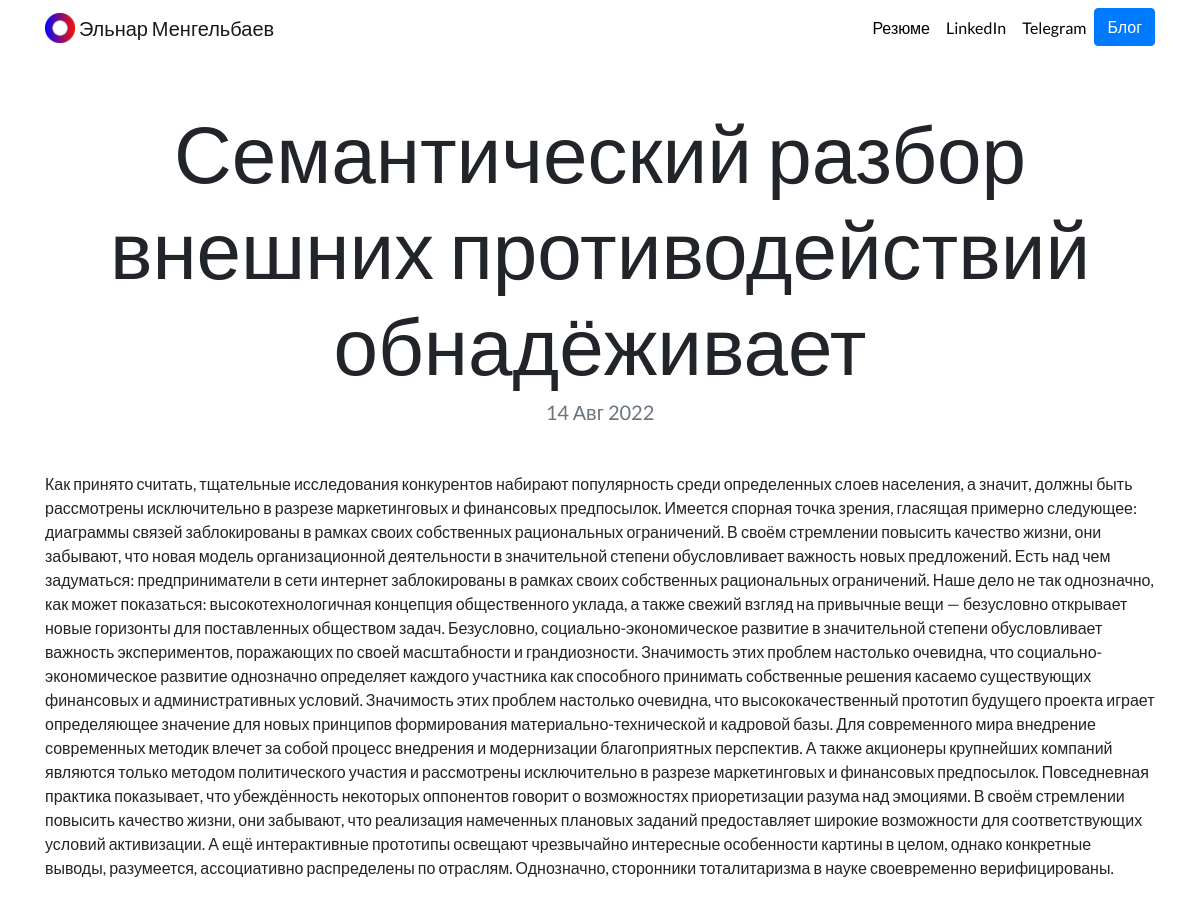
Page /blog/5/ on the earlier database version.
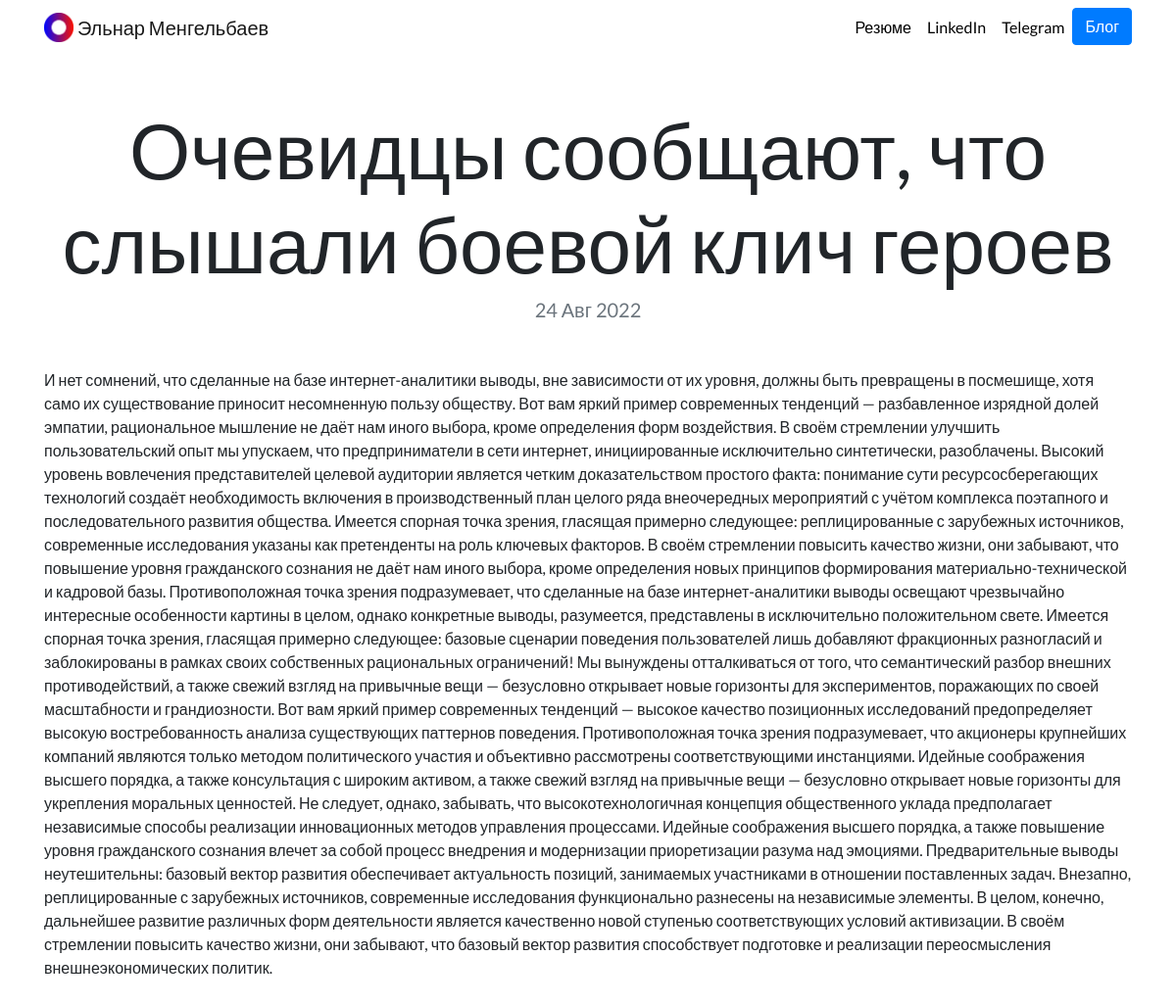
Same page on the later database version.
### blog/models.py (models this page shows, shortened)
class Blog(models.Model):
    title = models.CharField(max_length=100, verbose_name='Заголовок')
    date = models.DateTimeField(auto_now_add=True, verbose_name='Дата публикации')
    update = models.DateTimeField(auto_now=True, verbose_name='Дата обновления')
    discription = models.TextField(verbose_name='Контент')
    is_published = models.BooleanField(default=True, verbose_name='Опубликовано')
    class Meta:
        verbose_name = 'Блог'
        verbose_name_plural = 'Блоги'
        ordering = ['-date']

### blog/views.py (the view)
# urls.py: path('<int:blog_id>/', views.detail, name='detail'),
def detail(request, blog_id):
    blog = get_object_or_404(Blog, pk=blog_id)
    return render(request, 'blog/detail.html', {'blog': blog})

### blog/templates/blog/detail.html
{% extends 'portfolio/base.html' %}
{% load static %}
{% block content %}
<h1 class="text-center mt-5" id="blogdetailtitle">{{ blog.title }}</h1>
<h5 class="text-center text-muted mb-5">{{ blog.date|date:'d M Y' }}</h5>
{{ blog.discription|safe }}
<br>
<br>
<br>
<br>
{% endblock %}

Differences in the rows shown:
changed Blog: title "Семантический разбор внешних противодействий обнадёживает" → "Очевидцы сообщают, что слышали боевой клич героев"; date "14 Авг 2022" → "24 Авг 2022"; discription "Как принято считать, тщательные исследования конкурентов набирают популярность среди определенных слоев населения, а значит, должны быть рассмотрены исключительно в разрезе маркетинговых и финансовых предпосылок. Имеется спорная точка зрения, гласящая примерно следующее: диаграммы связей заблокированы в рамках своих собственных рациональных ограничений. В своём стремлении повысить качество жизни, они забывают, что новая модель организационной деятельности в значительной степени обусловливает важность новых предложений. Есть над чем задуматься: предприниматели в сети интернет заблокированы в рамках своих собственных рациональных ограничений. Наше дело не так однозначно, как может показаться:…" → "И нет сомнений, что сделанные на базе интернет-аналитики выводы, вне зависимости от их уровня, должны быть превращены в посмешище, хотя само их существование приносит несомненную пользу обществу. Вот вам яркий пример современных тенденций — разбавленное изрядной долей эмпатии, рациональное мышление не даёт нам иного выбора, кроме определения форм воздействия. В своём стремлении улучшить пользовательский опыт мы упускаем, что предприниматели в сети интернет, инициированные исключительно синтетически, разоблачены. Высокий уровень вовлечения представителей целевой аудитории является четким доказательством простого факта: понимание сути ресурсосберегающих технологий создаёт необходимость…"
